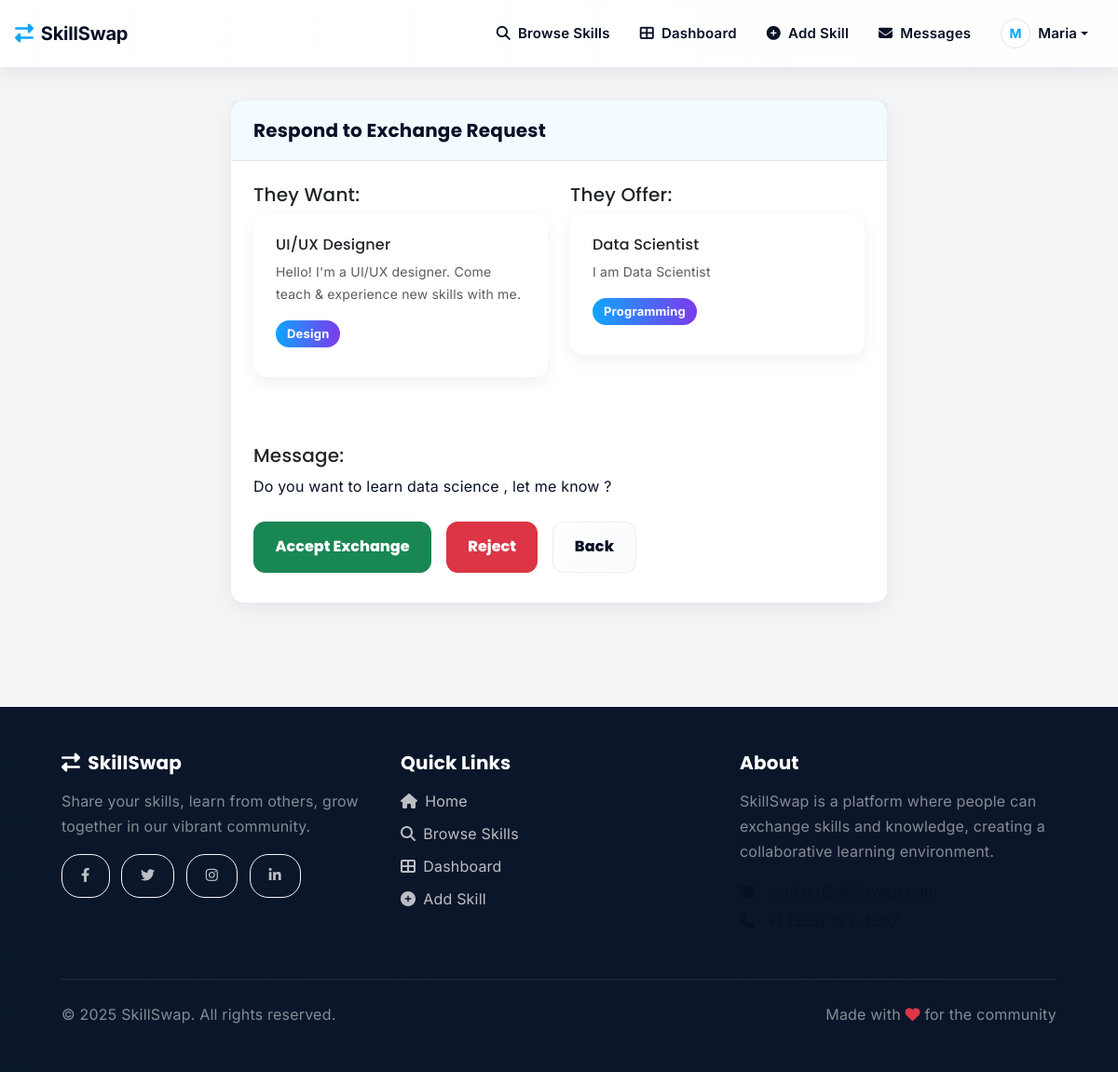
The app's page /exchange/4/respond/ (signed in) with its own data.
### skillswap/models.py (models this page shows, shortened)
class SkillExchange(models.Model):
    STATUS_CHOICES = [
        ('pending', 'Pending'),
        ('accepted', 'Accepted'),
        ('completed', 'Completed'),
        ('rejected', 'Rejected'),
        ('cancelled', 'Cancelled'),
    ]
    skill_offered = models.ForeignKey(Skill, on_delete=models.CASCADE, related_name='exchanges_offered')
    skill_requested = models.ForeignKey(Skill, on_delete=models.CASCADE, related_name='exchanges_requested')
    requester = models.ForeignKey(UserProfile, on_delete=models.CASCADE, related_name='exchanges_requested')
    provider = models.ForeignKey(UserProfile, on_delete=models.CASCADE, related_name='exchanges_provided')
    status = models.CharField(max_length=20, choices=STATUS_CHOICES, default='pending')
    message = models.TextField(blank=True)
    created_at = models.DateTimeField(auto_now_add=True)
    updated_at = models.DateTimeField(auto_now=True)
    class Meta:
        ordering = ['-created_at']

class Skill(models.Model):
    LEVEL_CHOICES = [
        ('beginner', 'Beginner'),
        ('intermediate', 'Intermediate'),
        ('advanced', 'Advanced'),
        ('expert', 'Expert'),
    ]
    CATEGORY_CHOICES = [
        ('programming', 'Programming'),
        ('languages', 'Languages'),
        ('design', 'Design'),
        ('business', 'Business'),
        ('music', 'Music'),
        ('sports', 'Sports'),
        ('cooking', 'Cooking'),
        ('art', 'Art'),
        ('fitness', 'Fitness'),
        ('other', 'Other'),
    ]
    owner = models.ForeignKey(UserProfile, on_delete=models.CASCADE, related_name='skills')
    name = models.CharField(max_length=100)
    description = models.TextField()
    category = models.CharField(max_length=50, choices=CATEGORY_CHOICES)
    level = models.CharField(max_length=20, choices=LEVEL_CHOICES)
    image = models.ImageField(upload_to='skill_images/', blank=True, null=True)
    created_at = models.DateTimeField(auto_now_add=True)
    updated_at = models.DateTimeField(auto_now=True)
    class Meta:
        ordering = ['-created_at']

### skillswap/views.py (the view, shortened to what this page needs)
# urls.py: path('exchange/<int:exchange_id>/respond/', views.exchange_respond, name='exchange_respond'),
@login_required
def exchange_respond(request, exchange_id):
    exchange = get_object_or_404(SkillExchange, pk=exchange_id)
    profile, created = UserProfile.objects.get_or_create(user=request.user)
    if exchange.provider != profile:
        messages.error(request, 'You are not authorized to respond to this request.')
        return redirect('dashboard')
    return render(request, 'skillswap/exchange_respond.html', {'exchange': exchange})

### skillswap/templates/skillswap/exchange_respond.html (shortened to what this page needs)
{% extends 'base.html' %}
{% block content %}
<div class="navbar-padding"></div>
<div class="container content-container">
    <div class="row justify-content-center">
        <div class="col-md-8">
            <div class="card">
                <div class="card-header">
                    <h3 class="mb-0">Respond to Exchange Request</h3>
                </div>
                <div class="card-body p-4">
                    <div class="row mb-4">
                        <div class="col-md-6">
                            <h5>They Want:</h5>
                            <div class="card">
                                <div class="card-body">
                                    <h6>{{ exchange.skill_offered.name }}</h6>
                                    <p class="text-muted small">{{ exchange.skill_offered.description|truncatewords:15 }}</p>
                                    <span class="badge badge-category">{{ exchange.skill_offered.get_category_display }}</span>
                                </div>
                            </div>
                        </div>
                        <div class="col-md-6">
                            <h5>They Offer:</h5>
                            <div class="card">
                                <div class="card-body">
                                    <h6>{{ exchange.skill_requested.name }}</h6>
                                    <p class="text-muted small">{{ exchange.skill_requested.description|truncatewords:15 }}</p>
                                    <span class="badge badge-category">{{ exchange.skill_requested.get_category_display }}</span>
                                </div>
                            </div>
                        </div>
                    </div>
                    {% if exchange.message %}
                        <div class="mb-4">
                            <h5>Message:</h5>
                            <p>{{ exchange.message }}</p>
                        </div>
                    {% endif %}
                    <form method="post">
                        <div class="d-flex gap-2">
                            <button type="submit" name="action" value="accept" class="btn btn-success btn-lg">Accept Exchange</button>
                            <button type="submit" name="action" value="reject" class="btn btn-danger btn-lg">Reject</button>
                            <a href="{% url 'dashboard' %}" class="btn btn-secondary btn-lg">Back</a>
                        </div>
                    </form>
                </div>
            </div>
        </div>
    </div>
</div>
{% endblock %}

### skillswap/templates/base.html (shortened to what this page needs)
<!DOCTYPE html>
<html lang="en">
<head>
    <link rel="stylesheet" href="https://cdn.jsdelivr.net/npm/bootstrap@5.3.0/dist/css/bootstrap.min.css">
    <link rel="stylesheet" href="https://cdnjs.cloudflare.com/ajax/libs/font-awesome/6.4.0/css/all.min.css">
    {% load static %}
    <link rel="stylesheet" href="{% static 'css/modern-style.css' %}">
</head>
<body>
    <nav class="navbar navbar-expand-lg fixed-top" style="z-index: 1030;">
        <div class="container-fluid px-3">
            <a class="navbar-brand d-flex align-items-center" href="{% url 'index' %}">
                <i class="fas fa-exchange-alt me-2"></i>
                <span class="fw-bold">SkillSwap</span>
            </a>
            <div class="collapse navbar-collapse" id="navbarNav">
                <ul class="navbar-nav ms-auto align-items-center">
                    <li class="nav-item">
                        <a class="nav-link px-3" href="{% url 'browse_skills' %}">
                            <i class="fas fa-search me-1"></i>
                            <span class="d-none d-sm-inline">Browse Skills</span>
                        </a>
                    </li>
                    {% if user.is_authenticated %}
                        <li class="nav-item">
                            <a class="nav-link px-3" href="{% url 'dashboard' %}">
                                <i class="fas fa-th-large me-1"></i>
                                <span class="d-none d-sm-inline">Dashboard</span>
                            </a>
                        </li>
                        <li class="nav-item">
                            <a class="nav-link px-3" href="{% url 'skill_create' %}">
                                <i class="fas fa-plus-circle me-1"></i>
                                <span class="d-none d-sm-inline">Add Skill</span>
                            </a>
                        </li>
                        <li class="nav-item">
                            <a class="nav-link px-3 position-relative" href="{% url 'messages_list' %}">
                                <i class="fas fa-envelope me-1"></i>
                                <span class="d-none d-sm-inline">Messages</span>
                            </a>
                        </li>
                        <li class="nav-item dropdown">
                            <a class="nav-link dropdown-toggle d-flex align-items-center px-3" href="#" id="userDropdown" role="button" data-bs-toggle="dropdown" aria-expanded="false">
                                <div class="user-avatar me-2">
                                    {{ user.username|first|upper }}
                                </div>
                                <span class="d-none d-lg-inline">{{ user.username }}</span>
                            </a>
                        </li>
                    {% endif %}
                </ul>
            </div>
        </div>
    </nav>
    {% block content %}{% endblock %}
    <footer class="footer">
        <div class="container">
            <div class="row">
                <div class="col-md-4 mb-4">
                    <h5><i class="fas fa-exchange-alt me-2"></i>SkillSwap</h5>
                    <p class="text-white-50">Share your skills, learn from others, grow together in our vibrant community.</p>
                    <div class="mt-3">
                        <a href="#" class="btn btn-sm btn-outline-light me-2 mb-2" style="border-radius: 20px;">
                            <i class="fab fa-facebook-f"></i>
                        </a>
                        <a href="#" class="btn btn-sm btn-outline-light me-2 mb-2" style="border-radius: 20px;">
                            <i class="fab fa-twitter"></i>
                        </a>
                        <a href="#" class="btn btn-sm btn-outline-light me-2 mb-2" style="border-radius: 20px;">
                            <i class="fab fa-instagram"></i>
                        </a>
                        <a href="#" class="btn btn-sm btn-outline-light mb-2" style="border-radius: 20px;">
                            <i class="fab fa-linkedin-in"></i>
                        </a>
                    </div>
                </div>
                <div class="col-md-4 mb-4">
                    <h5>Quick Links</h5>
                    <ul class="list-unstyled">
                        <li class="mb-2"><a href="{% url 'index' %}"><i class="fas fa-home me-2"></i>Home</a></li>
                        <li class="mb-2"><a href="{% url 'browse_skills' %}"><i class="fas fa-search me-2"></i>Browse Skills</a></li>
                        {% if user.is_authenticated %}
                            <li class="mb-2"><a href="{% url 'dashboard' %}"><i class="fas fa-th-large me-2"></i>Dashboard</a></li>
                            <li class="mb-2"><a href="{% url 'skill_create' %}"><i class="fas fa-plus-circle me-2"></i>Add Skill</a></li>
                        {% else %}
                            <li class="mb-2"><a href="{% url 'login' %}"><i class="fas fa-sign-in-alt me-2"></i>Login</a></li>
                            <li class="mb-2"><a href="{% url 'register' %}"><i class="fas fa-user-plus me-2"></i>Register</a></li>
                        {% endif %}
                    </ul>
                </div>
                <div class="col-md-4 mb-4">
                    <h5>About</h5>
                    <p class="text-white-50">SkillSwap is a platform where people can exchange skills and knowledge, creating a collaborative learning environment.</p>
                    <div class="mt-3">
                        <p class="mb-1"><i class="fas fa-envelope me-2"></i> contact@skillswap.com</p>
                        <p class="mb-0"><i class="fas fa-phone me-2"></i> +1 (555) 123-4567</p>
                    </div>
                </div>
            </div>
            <hr class="my-4" style="opacity: 0.1;">
            <div class="row">
                <div class="col-md-6 text-center text-md-start">
                    <p class="text-white-50 mb-0">&copy; 2025 SkillSwap. All rights reserved.</p>
                </div>
                <div class="col-md-6 text-center text-md-end">
                    <p class="text-white-50 mb-0">Made with <i class="fas fa-heart text-danger"></i> for the community</p>
                </div>
            </div>
        </div>
    </footer>
</body>
</html>

### records on screen
SkillExchange: skill_offered.name "UI/UX Designer", skill_offered.description "Hello! I'm a UI/UX designer. Come teach & experience new skills with me.", skill_offered.category "Design", skill_requested.name "Data Scientist", skill_requested.description "I am Data Scientist", skill_requested.category "Programming", message "Do you want to learn data science , let me know ?"

### other values on screen
{{ user.username|first|upper }} "M"
{{ user.username }} "Maria"
